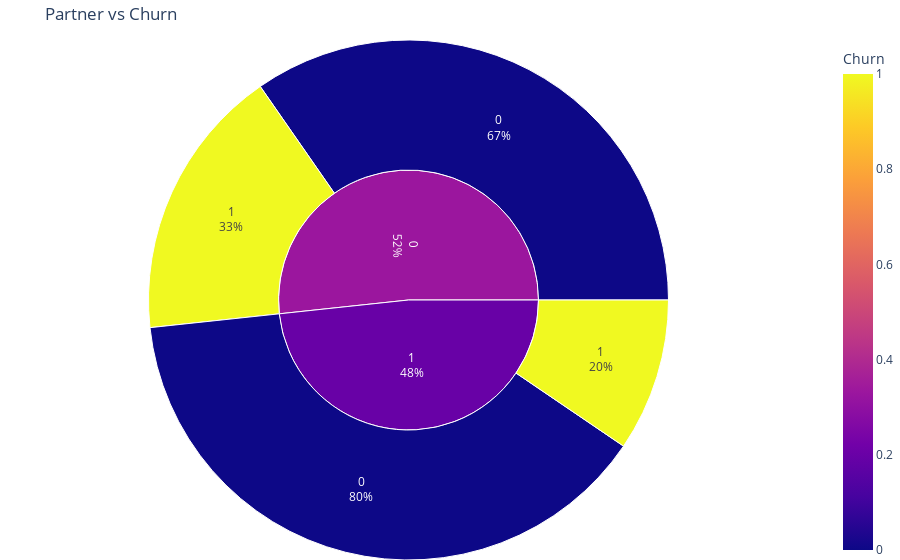

The cell this chart's notebook holds for it:
### Code cell
fig = px.sunburst(data_frame=df,
                  path=['Partner', 'Churn'],
                  color='Churn',
                  title='Partner vs Churn'
                 )

fig.update_traces(textinfo='label+percent parent')
fig.update_layout(margin=dict(t=40, l=0, r=0, b=0))
fig.show()

### Figure 1 — Plotly figure (JSON) as saved in the notebook; plotly's stock layout.template omitted (floating-point values rounded to 4 significant figures)
{"data": [{"branchvalues": "total", "customdata": [[0], [0], [1], [1], [0.3296], [0.1966]], "domain": {"x": [0, 1], "y": [0, 1]}, "hovertemplate": "labels=%{label}<br>count=%{value}<br>parent=%{parent}<br>id=%{id}<br>Churn=%{color}<extra></extra>", "ids": ["0/0", "1/0", "0/1", "1/1", "0", "1"], "labels": ["0", "0", "1", "1", "0", "1"], "marker": {"coloraxis": "coloraxis", "colors": [0, 0, 1, 1, 0.3296, 0.1966]}, "name": "", "parents": ["0", "1", "0", "1", "", ""], "textinfo": "label+percent parent", "type": "sunburst", "values": [2441, 2733, 1200, 669, 3641, 3402]}], "layout": {"coloraxis": {"colorbar": {"title": {"text": "Churn"}}, "colorscale": [[0, "#0d0887"], [0.1111, "#46039f"], [0.2222, "#7201a8"], [0.3333, "#9c179e"], [0.4444, "#bd3786"], [0.5556, "#d8576b"], [0.6667, "#ed7953"], [0.7778, "#fb9f3a"], [0.8889, "#fdca26"], [1, "#f0f921"]]}, "legend": {"tracegroupgap": 0}, "margin": {"b": 0, "l": 0, "r": 0, "t": 40}, "title": {"text": "Partner vs Churn"}}}
